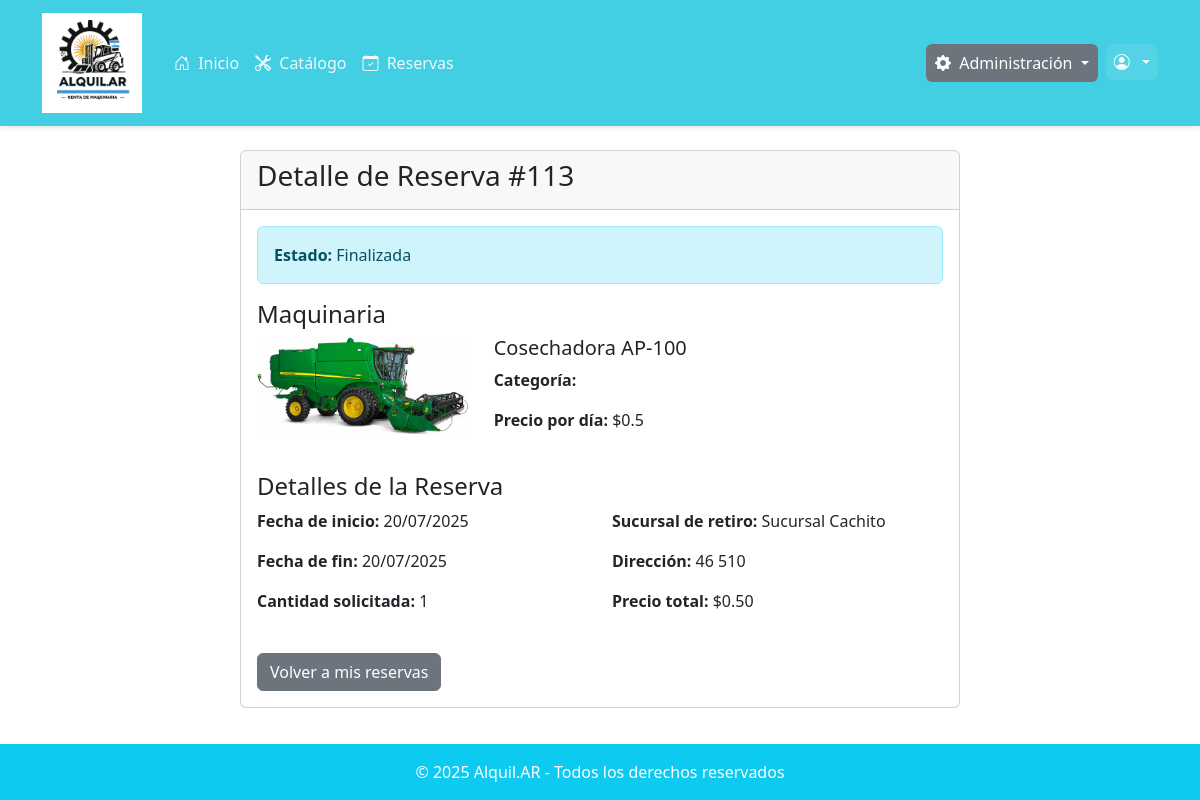
The page /reservas/detalle/113/ (signed in) on the database its author committed.
### reservas/models.py (models this page shows, shortened)
class Reserva(models.Model):
    ESTADO_CHOICES = [
        ('PENDIENTE_PAGO', 'Pendiente de Pago'),
        ('CONFIRMADA', 'Confirmada'),
        ('CANCELADA', 'Cancelada'),
        ('FINALIZADA', 'Finalizada'),
        ('NO_DEVUELTA', 'No Devuelta'),
    ]
    TIPO_PAGO_CHOICES = [
        ('ONLINE', 'Pago Online'),
        ('PRESENCIAL', 'Pago Presencial'),
    ]
    cliente = models.ForeignKey(Usuario, on_delete=models.CASCADE, related_name='reservas')
    maquinaria = models.ForeignKey(Maquinaria, on_delete=models.CASCADE, related_name='reservas')
    sucursal_retiro = models.ForeignKey(Sucursal, on_delete=models.CASCADE, related_name='reservas_retiro')
    fecha_inicio = models.DateField()
    fecha_fin = models.DateField()
    cantidad_solicitada = models.PositiveIntegerField()
    precio_total = models.DecimalField(max_digits=10, decimal_places=2)
    tipo_pago = models.CharField(max_length=12, choices=TIPO_PAGO_CHOICES, default='ONLINE')
    estado = models.CharField(max_length=15, choices=ESTADO_CHOICES, default='PENDIENTE_PAGO')
    fecha_creacion = models.DateTimeField(auto_now_add=True)
    fecha_confirmacion = models.DateTimeField(null=True, blank=True)
    empleado_procesador = models.ForeignKey(
        Usuario,
        on_delete=models.SET_NULL,
        null=True,
        blank=True,
        related_name='reservas_procesadas'
    )
    observaciones = models.TextField(blank=True, null=True)
    codigo_reserva = models.CharField(max_length=6, blank=True, null=True, unique=True)
    class Meta:
        verbose_name = "Reserva"
        verbose_name_plural = "Reservas"
        ordering = ['-fecha_creacion']

### maquinarias/models.py (models this page shows, shortened)
class Maquinaria(models.Model):
    nombre = models.CharField(max_length=100)
    tipo = models.ForeignKey(TipoMaquinaria, on_delete=models.PROTECT, related_name='maquinarias')
    marca = models.CharField(max_length=50)
    modelo = models.CharField(max_length=50)
    anio = models.SmallIntegerField()
    descripcion = models.TextField()
    imagen = models.ImageField(upload_to='maquinarias/images', null=True, blank=True)
    precio_por_dia = models.FloatField()
    stock_total = models.PositiveIntegerField(default=0)
    stock_disponible = models.PositiveIntegerField(default=0)
    minimo = models.SmallIntegerField()
    maximo = models.SmallIntegerField()
    cantDias_total = models.SmallIntegerField()
    cantDias_parcial = models.SmallIntegerField()
    cantDias_nulo = models.SmallIntegerField()
    sucursales = models.ManyToManyField(Sucursal, through='MaquinariaStock', related_name='maquinarias')

### usuarios/models.py (models this page shows, shortened)
class Sucursal(models.Model):
    nombre = models.CharField(max_length=100)
    direccion = models.CharField(max_length=200)
    telefono = models.CharField(max_length=20, default="0")  # ✅ Campo teléfono agregado
    latitud = models.FloatField()
    longitud = models.FloatField()
    activa = models.BooleanField(default=True)

### reservas/views.py (the view, shortened to what this page needs)
# urls.py: path('detalle/<int:reserva_id>/', views.detalle_reserva, name='detalle_reserva'),
@login_required
def detalle_reserva(request, reserva_id):
    if request.user.is_staff:
        reserva = get_object_or_404(Reserva, id=reserva_id)
    else:
        reserva = get_object_or_404(Reserva, id=reserva_id, cliente=request.user)
    context = {
        'reserva': reserva
    }
    return render(request, 'reservas/detalle_reserva.html', context)

### reservas/templates/reservas/detalle_reserva.html (shortened to what this page needs)
{% extends 'base.html' %}
{% load static %}
{% block content %}
<div class="container mt-4">
    <div class="row">
        <div class="col-md-8 offset-md-2">
            <div class="card">
                <div class="card-header">
                    <h3 class="card-title">Detalle de Reserva #{{ reserva.id }}</h3>
                </div>
                <div class="card-body">
                    <div class="alert {% if reserva.estado == 'CONFIRMADA' %}alert-success{% elif reserva.estado == 'PENDIENTE_PAGO' %}alert-warning{% elif reserva.estado == 'CANCELADA' %}alert-danger{% else %}alert-info{% endif %}">
                        <strong>Estado:</strong> {{ reserva.get_estado_display }}
                    </div>
                    <h4>Maquinaria</h4>
                    <div class="row mb-4">
                        <div class="col-md-4">
                            {% if reserva.maquinaria.imagen %}
                                <img src="{{ reserva.maquinaria.imagen.url }}" class="img-fluid rounded" alt="{{ reserva.maquinaria.nombre }}">
                            {% else %}
                                <img src="{% static 'img/no-image.jpg' %}" class="img-fluid rounded" alt="Sin imagen">
                            {% endif %}
                        </div>
                        <div class="col-md-8">
                            <h5>{{ reserva.maquinaria.nombre }}</h5>
                            <p><strong>Categoría:</strong> {{ reserva.maquinaria.categoria.nombre }}</p>
                            <p><strong>Precio por día:</strong> ${{ reserva.maquinaria.precio_por_dia }}</p>
                        </div>
                    </div>
                    <h4>Detalles de la Reserva</h4>
                    <div class="row mb-4">
                        <div class="col-md-6">
                            <p><strong>Fecha de inicio:</strong> {{ reserva.fecha_inicio|date:"d/m/Y" }}</p>
                            <p><strong>Fecha de fin:</strong> {{ reserva.fecha_fin|date:"d/m/Y" }}</p>
                            <p><strong>Cantidad solicitada:</strong> {{ reserva.cantidad_solicitada }}</p>
                        </div>
                        <div class="col-md-6">
                            <p><strong>Sucursal de retiro:</strong> {{ reserva.sucursal_retiro.nombre }}</p>
                            <p><strong>Dirección:</strong> {{ reserva.sucursal_retiro.direccion }}</p>
                            <p><strong>Precio total:</strong> ${{ reserva.precio_total }}</p>
                        </div>
                    </div>
                    <div class="mt-4">
                        <a href="{% url 'reservas:lista_reservas' %}" class="btn btn-secondary">
                             Volver a mis reservas
                        </a>
                    </div>
                </div>
            </div>
        </div>
    </div>
</div>
{% endblock %}

### static/css/core.css (style rules this page uses)
:root { --color-primary: #42cee3; --color-primary-dark: #369aa9; --color-primary-darker: #2b7b87; --color-primary-light: #86e6f5; --color-primary-lighter: #a8f1fd; --color-dark: #333333; --color-gray: #666666; --color-light: #F8F9FA; --color-white: #FFFFFF; --shadow-sm: 0 2px 4px rgba(0, 0, 0, 0.1); --shadow-md: 0 4px 6px rgba(0, 0, 0, 0.15); }

### core/templates/base.html (style rules this page uses)
body { min-height: 100vh; display: flex; flex-direction: column; }

### rows shown on the page
Reserva: id "113", estado "Finalizada", maquinaria.imagen (picture), maquinaria.nombre "Cosechadora AP-100", maquinaria.precio_por_dia "0.5", fecha_inicio "20/07/2025", fecha_fin "20/07/2025", cantidad_solicitada "1", sucursal_retiro.nombre "Sucursal Cachito", sucursal_retiro.direccion "46 510", precio_total "0.50"
